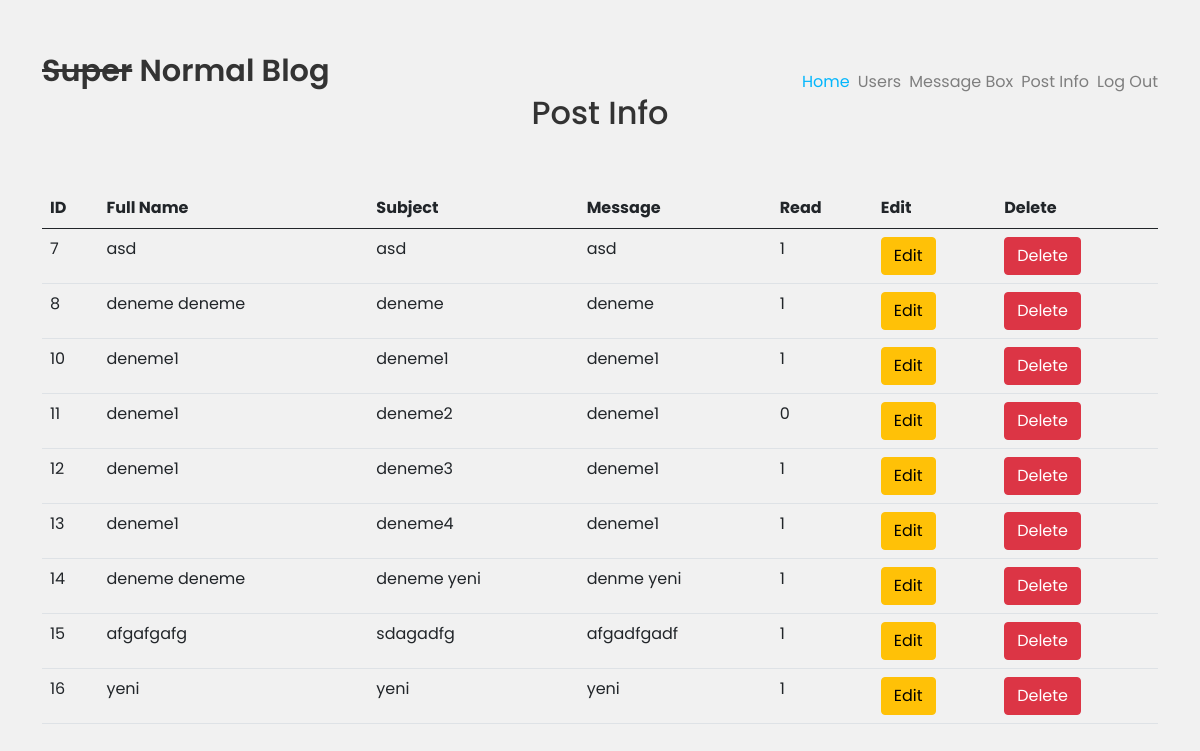
Screenshot of /post.php (signed in) with the database file from the repository.
### tables this page shows
CREATE TABLE posts (
	id INTEGER PRIMARY KEY AUTOINCREMENT NOT NULL,
	subject TEXT,
	message TEXT,
	fullname TEXT,
	read INTEGER DEFAULT 0
);

### post.php (the view, shortened to what this page needs)
<?php
require_once 'connect.php';
$query = "SELECT id, subject, message, fullname, read FROM posts";
$stmt = $conn->prepare($query);
$stmt->execute();
$posts = $stmt->fetchAll(PDO::FETCH_ASSOC);
?>
<!DOCTYPE html>
<html lang="tr">
<head>
    <link rel="stylesheet" type="text/css" href="assets/fonts/flaticon/flaticon.css">
    <link rel="stylesheet" href="assets/css/bootstrap.min.css">
    <link rel="stylesheet" href="assets/css/style.css">
    <link rel="stylesheet" href="assets/css/mobile.css">
</head>
<body>
    <?php include("includes/admin_header.php"); ?>
    <div class="container">
        <div class="row justify-content-center">
            <div class="col-md-6 text-center mb-5">
                <h2 class="heading-section">Post Info</h2>
            </div>
        </div>
        <div class="row">
            <div class="col-md-12">
                <div class="table-wrap">
                    <table class="table">
                        <thead class="thead-dark">
                            <tr>
                                <th>ID</th>
                                <th>Full Name</th>
                                <th>Subject</th>
                                <th>Message</th>
                                <th>Read</th>
                                <th>Edit</th>
                                <th>Delete</th>
                            </tr>
                        </thead>
                        <tbody>
                            <?php foreach ($posts as $post): ?>
                            <tr>
                                <td><?php echo $post['id']; ?></td>
                                <td><?php echo $post['fullname']; ?></td>
                                <td><?php echo $post['subject']; ?></td>
                                <td><?php echo $post['message']; ?></td>
                                <td><?php echo $post['read']; ?></td>
                                <td>
                                    <form action="edit_post.php" method="post">
                                        <button type="submit" class="btn btn-block btn-warning">Edit</button>
                                    </form>
                                </td>
                                <td>
                                    <form action="delete_post.php" method="post">
                                        <button type="submit" class="btn btn-block btn-danger" onclick="return confirm('Are you sure you want to delete this post?')">Delete</button>
                                    </form>
                                </td>
                            </tr>
                            <?php endforeach; ?>
                        </tbody>
                    </table>
                </div>
            </div>
        </div>
    </div>
</body>
</html>

### assets/css/style.css (style rules this page uses)
body { background-color: #f1f1f1; font-family: 'Poppins', sans-serif; color: #333; }

### rows the page displays
posts: id "7", fullname "asd", subject "asd", message "asd", read "1"
posts: id "8", fullname "deneme deneme", subject "deneme", message "deneme", read "1"
posts: id "10", fullname "deneme1", subject "deneme1", message "deneme1", read "1"
posts: id "11", fullname "deneme1", subject "deneme2", message "deneme1", read "0"
posts: id "12", fullname "deneme1", subject "deneme3", message "deneme1", read "1"
posts: id "13", fullname "deneme1", subject "deneme4", message "deneme1", read "1"
posts: id "14", fullname "deneme deneme", subject "deneme yeni", message "denme yeni", read "1"
posts: id "15", fullname "afgafgafg", subject "sdagadfg", message "afgadfgadf", read "1"
posts: id "16", fullname "yeni", subject "yeni", message "yeni", read "1"
